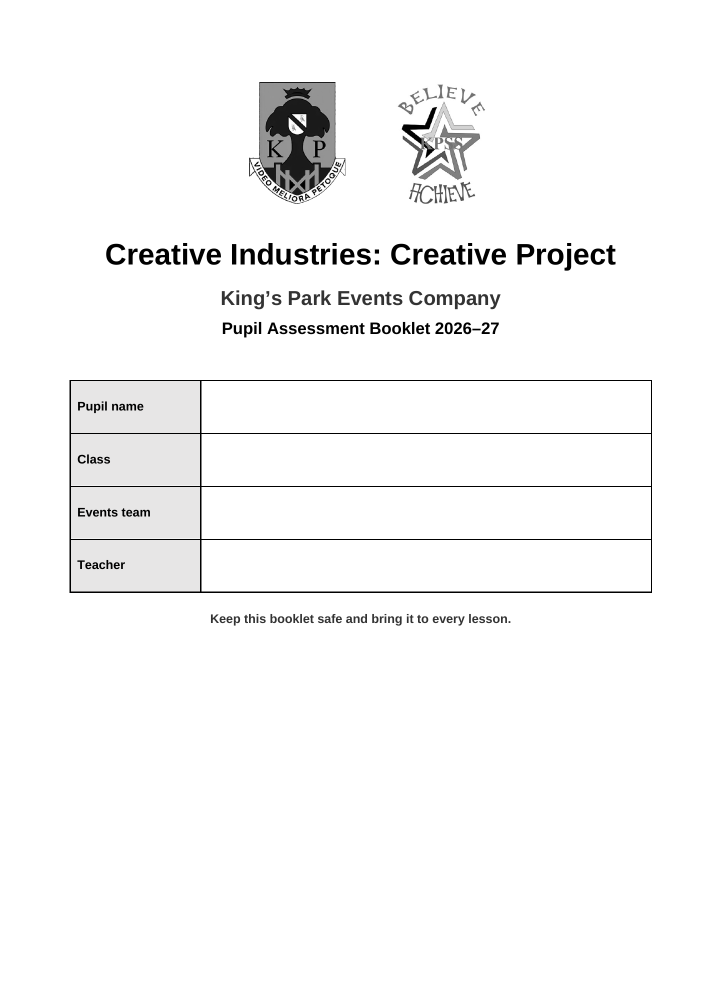
#> input picture tmp/docx_render_v5_2148/page-1.png, 1414 x 2000 px (shown at 1/2 size); its folder holds only this picture in this run
$ python make_docx_contact_sheets.py
#> lines starting #> are read from the running program, lines starting #| are printed output that depends on the picture
from pathlib import Path
from PIL import Image, ImageDraw, ImageStat


source = Path("tmp/docx_render_v5_2148")
out_dir = source / "contact_sheets"
out_dir.mkdir(exist_ok=True)
pages = sorted(source.glob("page-*.png"), key=lambda p: int(p.stem.split("-")[-1]))

metrics = []
for path in pages:
    im = Image.open(path).convert("L")
    small = im.resize((max(1, im.width // 8), max(1, im.height // 8)))
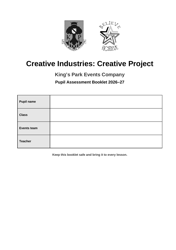
#> small: PIL image 176x250 L; min 0, max 255, mean 247
    pixels = list(small.getdata())
#> pixels = 44000 items
    dark = sum(1 for value in pixels if value < 245)
#> dark = 5118
    metrics.append((int(path.stem.split("-")[-1]), dark / len(pixels), im.size))

print("LOW_INK", [(n, round(r, 5)) for n, r, _ in metrics if r < 0.012])
#| LOW_INK []
print("PAGE_COUNT", len(pages), "SIZE", metrics[0][2] if metrics else None)
#| PAGE_COUNT 1 SIZE (1414, 2000)

per_sheet = 8
cols = 2
thumb_w = 420
thumb_h = 594
label_h = 28
rows = per_sheet // cols
for start in range(0, len(pages), per_sheet):
    subset = pages[start : start + per_sheet]
    sheet = Image.new("RGB", (cols * (thumb_w + 20) + 20, rows * (thumb_h + label_h + 20) + 20), (215, 215, 215))
#> sheet: PIL image 900x2588 RGB; every value is 215
    draw = ImageDraw.Draw(sheet)
    for idx, path in enumerate(subset):
        im = Image.open(path).convert("RGB")
#> im is the input picture: PIL image 1414x2000 RGB; mean R, G, B 247.2, 247.2, 247.2
        im.thumbnail((thumb_w, thumb_h), Image.Resampling.LANCZOS)
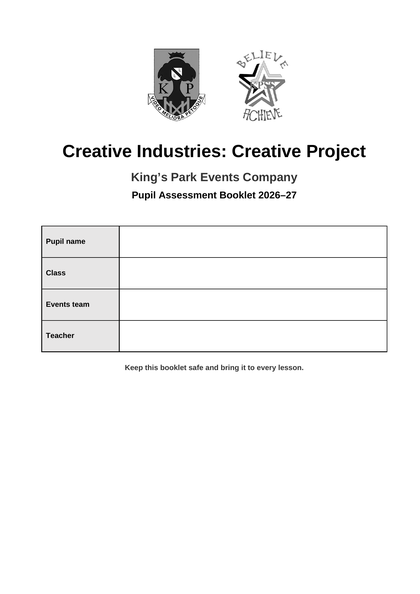
#> im: PIL image 420x594 RGB; mean R, G, B 247, 247, 247
        x = 20 + (idx % cols) * (thumb_w + 20)
        y = 20 + (idx // cols) * (thumb_h + label_h + 20)
        draw.text((x, y), f"Page {int(path.stem.split('-')[-1])}", fill="black")
        sheet.paste(im, (x, y + label_h))
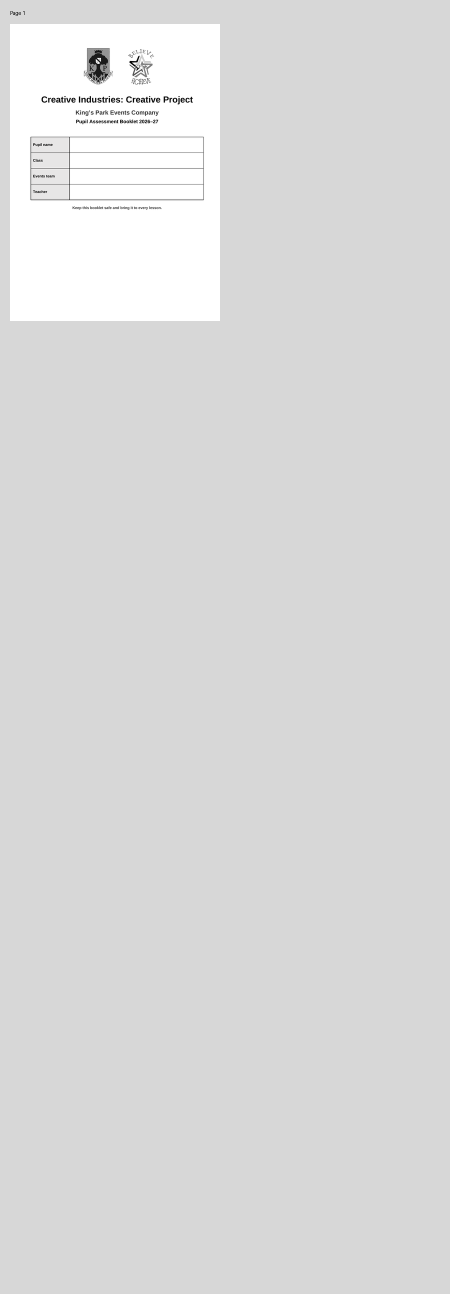
#> sheet: PIL image 900x2588 RGB (shown at 1/2 size); mean R, G, B 218.4, 218.4, 218.4
    sheet.save(out_dir / f"sheet-{start + 1:03d}-{start + len(subset):03d}.png")

$ run again, on tmp/docx_render_v5_2148/page-16.png
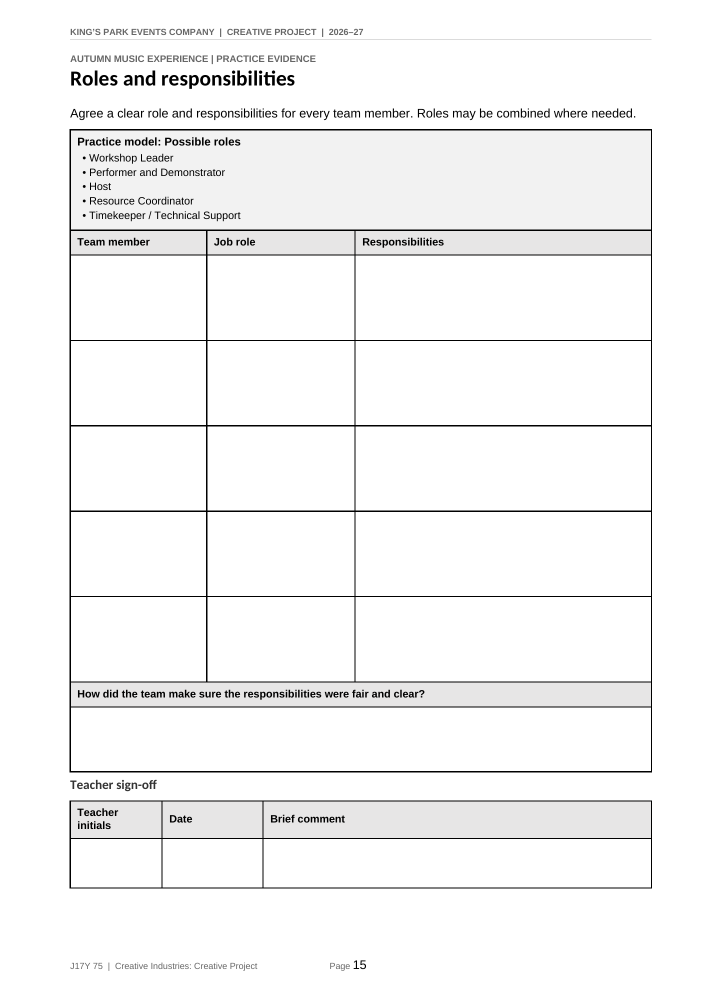
#> input picture tmp/docx_render_v5_2148/page-16.png, 1414 x 2000 px (shown at 1/2 size)
#> `small = im.resize((max(1, im.width // 8), max(1, im.height // 8)))`:
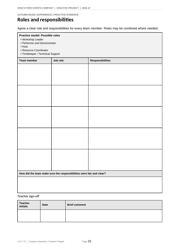
#> small: PIL image 176x250 L; min 76, max 255, mean 244.9
#> pixels = 44000 items
#> dark = 10743
#| LOW_INK []
#| PAGE_COUNT 1 SIZE (1414, 2000)
#> im is the input picture: PIL image 1414x2000 RGB; mean R, G, B 245.2, 245.2, 245.2
#> `sheet.paste(im, (x, y + label_h))`:
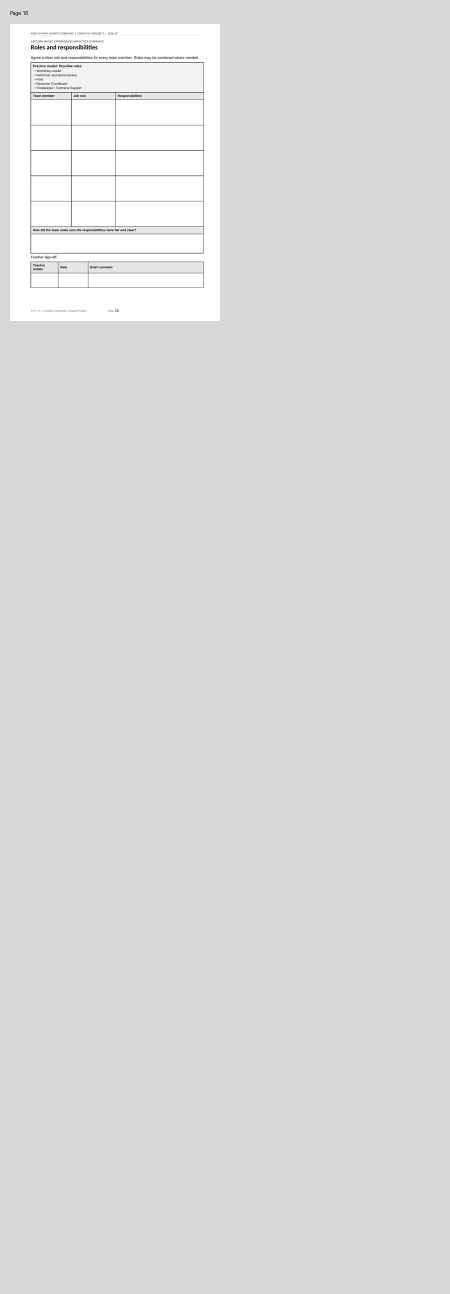
#> sheet: PIL image 900x2588 RGB (shown at 1/2 size); mean R, G, B 218.2, 218.2, 218.2

$ run again, on tmp/docx_render_v5_2148/page-17.png
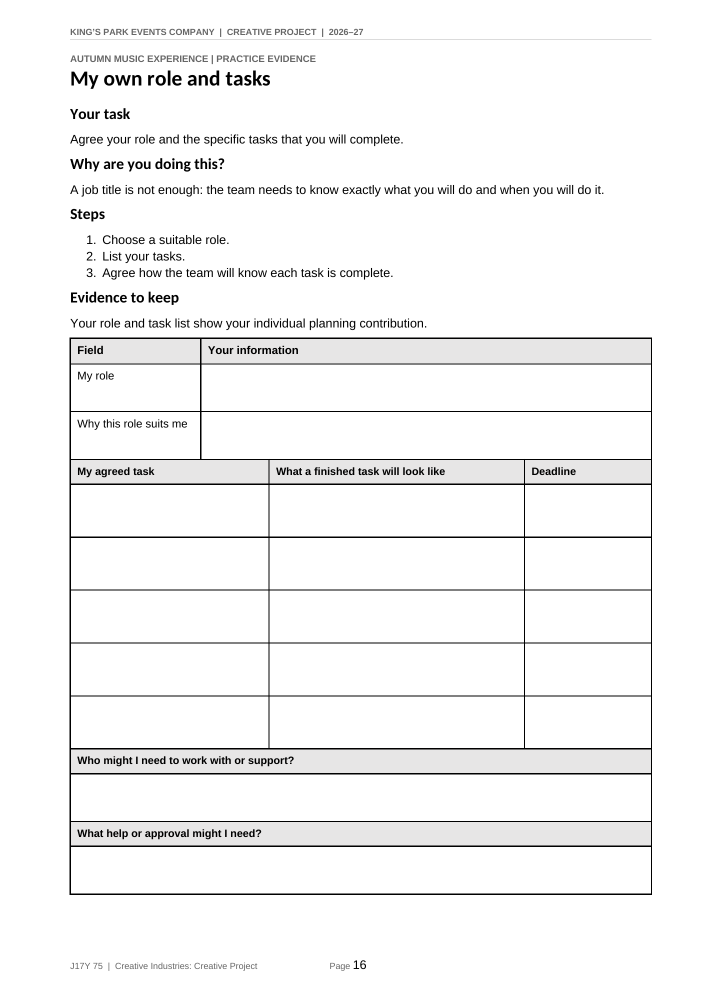
#> input picture tmp/docx_render_v5_2148/page-17.png, 1414 x 2000 px (shown at 1/2 size)
#> `small = im.resize((max(1, im.width // 8), max(1, im.height // 8)))`:
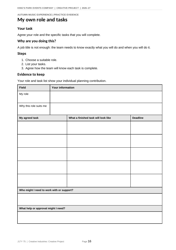
#> small: PIL image 176x250 L; min 60, max 255, mean 244.6
#> pixels = 44000 items
#> dark = 8632
#| LOW_INK []
#| PAGE_COUNT 1 SIZE (1414, 2000)
#> im is the input picture: PIL image 1414x2000 RGB; mean R, G, B 245, 244.9, 244.9
#> `sheet.paste(im, (x, y + label_h))`:
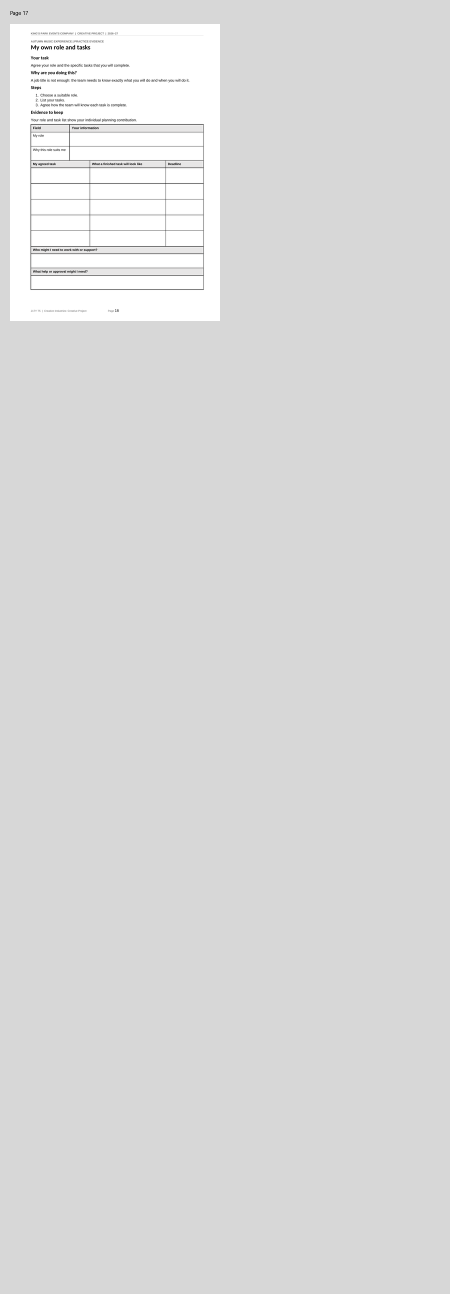
#> sheet: PIL image 900x2588 RGB (shown at 1/2 size); mean R, G, B 218.1, 218.1, 218.1

$ run again, on tmp/docx_render_v5_2148/page-20.png
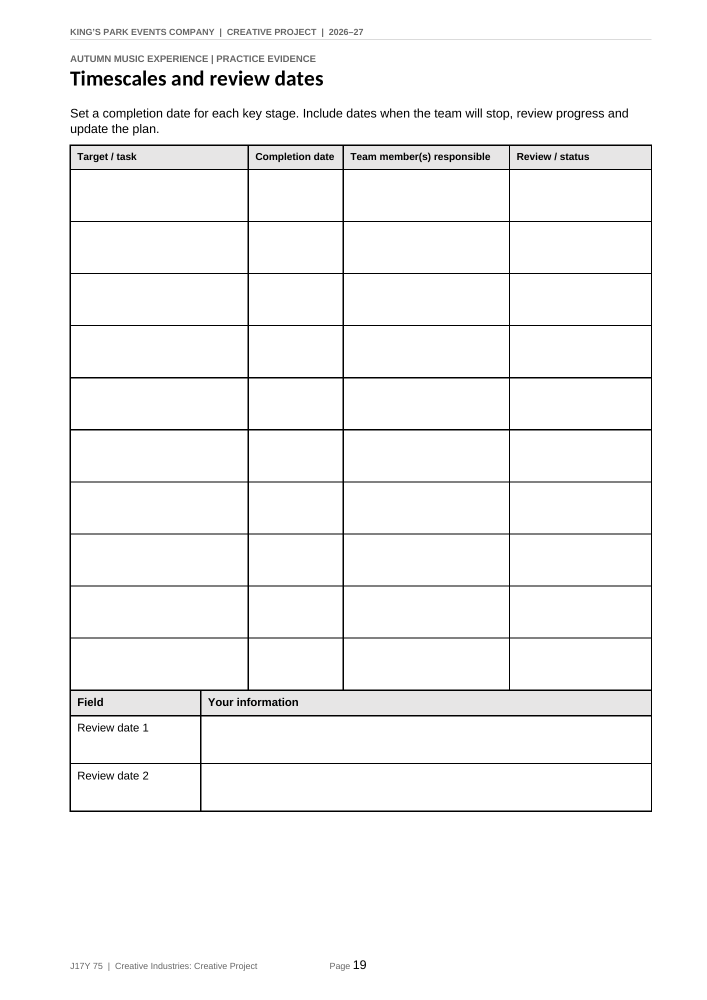
#> input picture tmp/docx_render_v5_2148/page-20.png, 1414 x 2000 px (shown at 1/2 size)
#> `small = im.resize((max(1, im.width // 8), max(1, im.height // 8)))`:
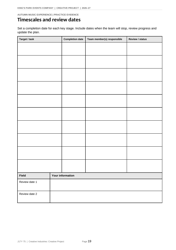
#> small: PIL image 176x250 L; min 65, max 255, mean 246.5
#> pixels = 44000 items
#> dark = 6512
#| LOW_INK []
#| PAGE_COUNT 1 SIZE (1414, 2000)
#> im is the input picture: PIL image 1414x2000 RGB; mean R, G, B 246.8, 246.8, 246.8
#> `sheet.paste(im, (x, y + label_h))`:
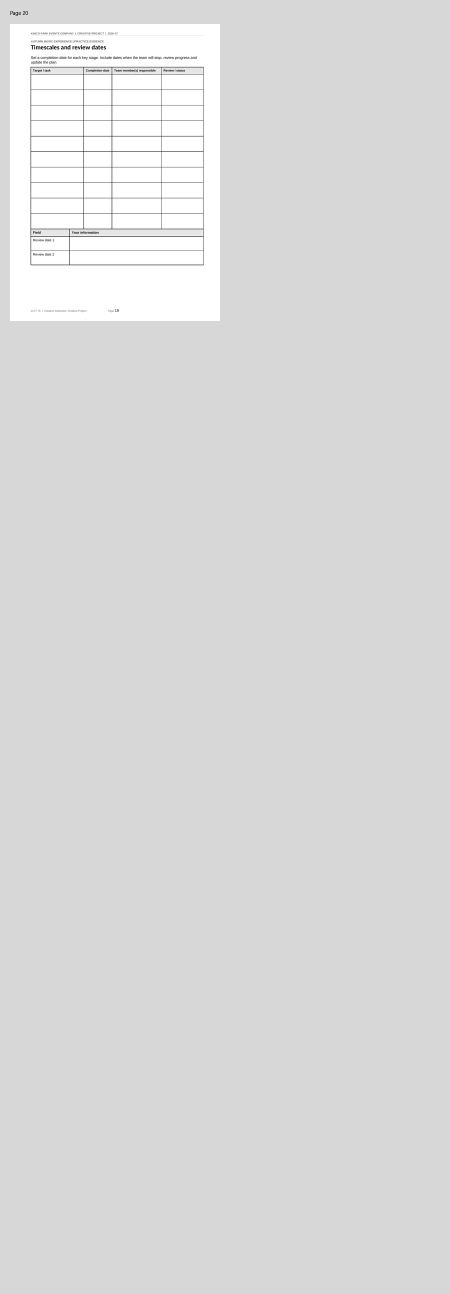
#> sheet: PIL image 900x2588 RGB (shown at 1/2 size); mean R, G, B 218.3, 218.3, 218.3

$ run again, on tmp/docx_render_v5_2148/page-12.png
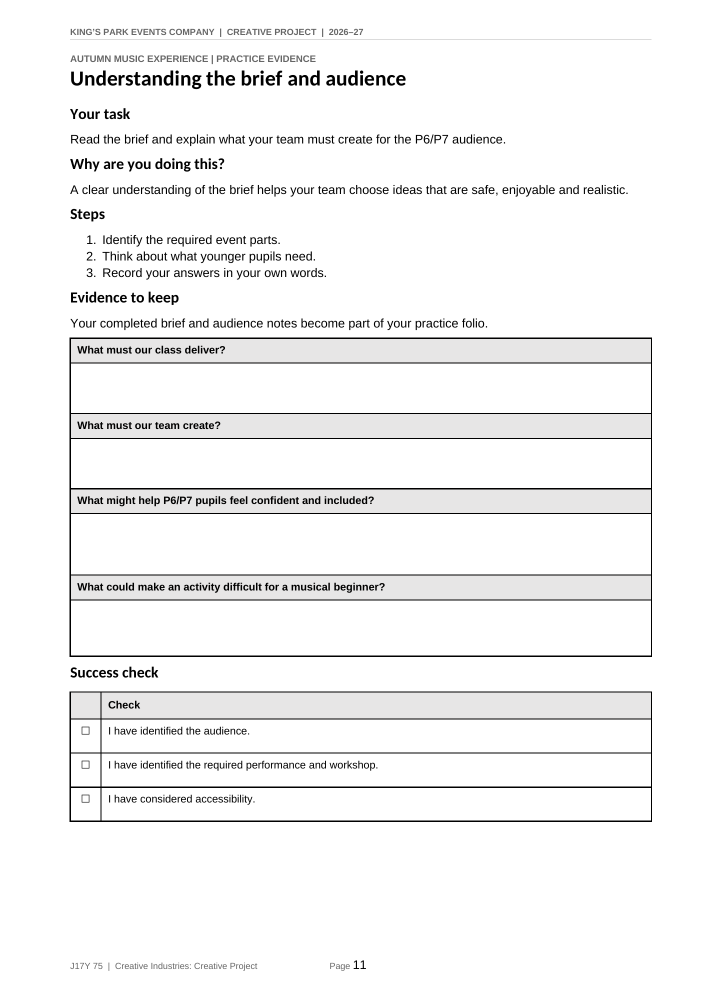
#> input picture tmp/docx_render_v5_2148/page-12.png, 1414 x 2000 px (shown at 1/2 size)
#> `small = im.resize((max(1, im.width // 8), max(1, im.height // 8)))`:
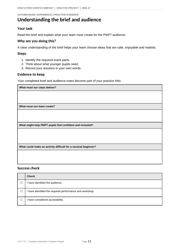
#> small: PIL image 176x250 L; min 63, max 255, mean 243.4
#> pixels = 44000 items
#> dark = 10069
#| LOW_INK []
#| PAGE_COUNT 1 SIZE (1414, 2000)
#> im is the input picture: PIL image 1414x2000 RGB; mean R, G, B 243.8, 243.8, 243.8
#> `sheet.paste(im, (x, y + label_h))`:
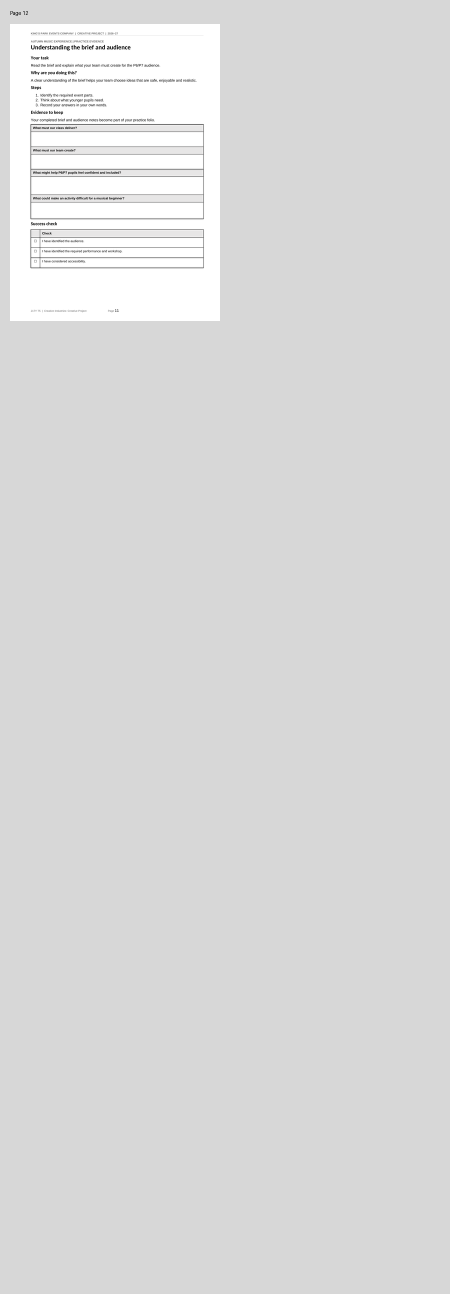
#> sheet: PIL image 900x2588 RGB (shown at 1/2 size); mean R, G, B 218, 218, 218
